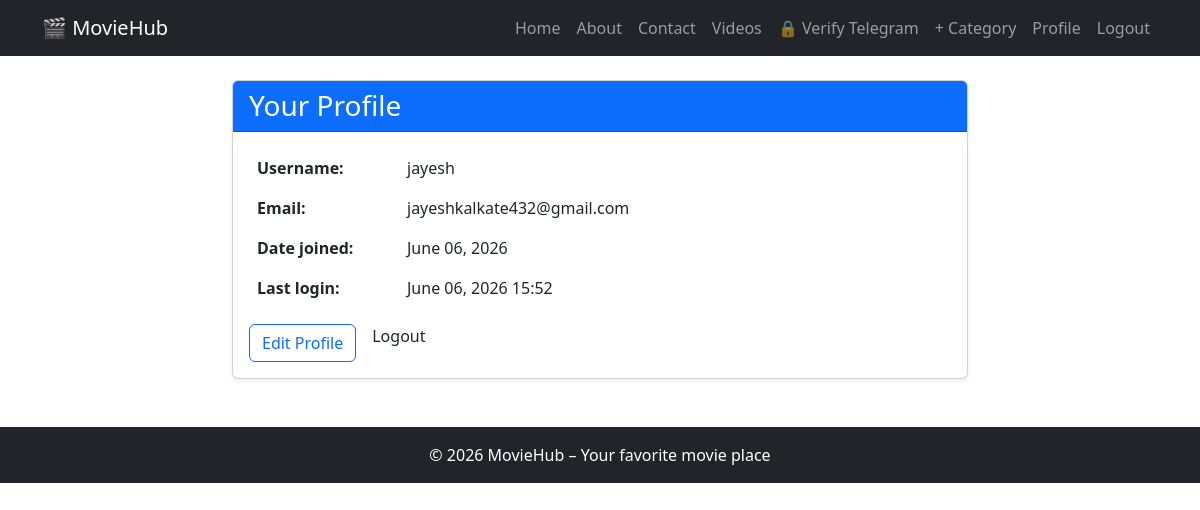
The page /profile/ (signed in) on the database its author committed.
### coremovieshub/models.py (models this page shows)
class CustomUser(AbstractUser):
    def __str__(self):
        return self.username

### coremovieshub/views.py (the view)
# urls.py: path('profile/', views.profile, name='profile'),
@login_required
def profile(request):
    return render(request, 'accounts/profile.html')

### templates/accounts/profile.html (shortened to what this page needs)
{% extends 'base.html' %} {% block title %}My Profile | MovieHub{% endblock %}
{% block content %}
<div class="row">
  <div class="col-md-8 mx-auto">
    <div class="card shadow-sm">
      <div class="card-header bg-primary text-white">
        <h3 class="mb-0">Your Profile</h3>
      </div>
      <div class="card-body">
        <table class="table table-borderless">
          <tr>
            <th style="width: 150px">Username:</th>
            <td>{{ user.username }}</td>
          </tr>
          <tr>
            <th>Email:</th>
            <td>{{ user.email }}</td>
          </tr>
          <tr>
            <th>Date joined:</th>
            <td>{{ user.date_joined|date:"F d, Y" }}</td>
          </tr>
          <tr>
            <th>Last login:</th>
            <td>{{ user.last_login|date:"F d, Y H:i" }}</td>
          </tr>
        </table>
        <div class="d-flex gap-3 mt-3">
          <a href="{% url 'edit_profile' %}" class="btn btn-outline-primary"
            >Edit Profile</a
          >
          <form action="{% url 'logout' %}" method="post">
          <button type="submit" class="btn btn-link nav-link">
          Logout
          </button>
          </form>
        </div>
      </div>
    </div>
  </div>
</div>
{% endblock %}

### templates/base.html (shortened to what this page needs)
<!doctype html>
<html lang="en">
<head>
    <link href="https://cdn.jsdelivr.net/npm/bootstrap@5.3.0-alpha1/dist/css/bootstrap.min.css" rel="stylesheet">
</head>
<body>
{% include 'navbar.html' %}
<div class="container my-4">
    {% block content %}
    {% endblock %}
</div>
{% include 'footer.html' %}
</body>
</html>

### templates/navbar.html (shortened to what this page needs)
<nav class="navbar navbar-expand-lg navbar-dark bg-dark">
    <div class="container">
        <a class="navbar-brand" href="{% url 'home' %}">🎬 MovieHub</a>
        <div class="collapse navbar-collapse" id="navbarNav">
            <ul class="navbar-nav ms-auto">
                <li class="nav-item"><a class="nav-link" href="{% url 'home' %}">Home</a></li>
                <li class="nav-item"><a class="nav-link" href="{% url 'about' %}">About</a></li>
                <li class="nav-item"><a class="nav-link" href="{% url 'contact' %}">Contact</a></li>
                <li class="nav-item"><a class="nav-link" href="{% url 'video_list' %}">Videos</a></li>
                <li class="nav-item">
                <a class="nav-link" href="{% url 'verify_telegram' %}">
                🔒 Verify Telegram
                </a>
                </li>
                {% if user.is_staff %}
                <li class="nav-item"><a class="nav-link" href="{% url 'add_category' %}">+ Category</a></li>
                {% endif %}
                {% if user.is_authenticated %}
                    <li class="nav-item"><a class="nav-link" href="{% url 'profile' %}">Profile</a></li>
                    <li class="nav-item">
                    <form action="{% url 'logout' %}" method="post">
                    <button type="submit" class="nav-link btn btn-link">
                    Logout
                    </button>
                    </form>
                    </li>
                {% else %}
                    <li class="nav-item"><a class="nav-link" href="{% url 'login' %}">Login</a></li>
                    <li class="nav-item"><a class="nav-link" href="{% url 'register' %}">Register</a></li>
                {% endif %}
            </ul>
        </div>
    </div>
</nav>

### templates/footer.html
<footer class="bg-dark text-white text-center py-3 mt-5">
    <div class="container">
        &copy; 2026 MovieHub – Your favorite movie place
    </div>
</footer>

### rows shown on the page
CustomUser: username "jayesh", email "jayeshkalkate432@gmail.com", date_joined "June 06, 2026", last_login "June 06, 2026 15:52"
